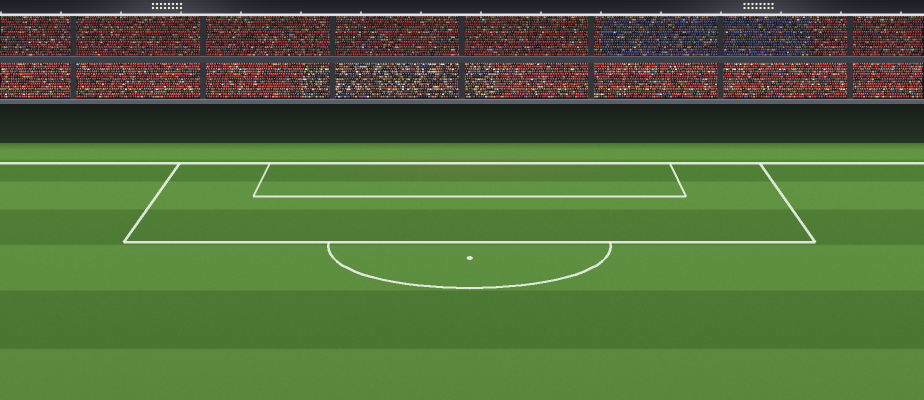
#> input picture assets/stadium/backdrop.png, 1848 x 800 px (shown at 1/2 size)
$ python preview_mock.py
#> lines starting #> are read from the running program, lines starting #| are printed output that depends on the picture
"""Compositor mock of the in-match frame using the NEW stadium layers.

Replicates index.html's draw order and coordinates exactly (L0 backdrop ->
L1 hoardings -> L2 procedural goal -> keeper/defenders/ball/striker) so layer
alignment can be validated without a browser. NOT a screenshot — the goal mesh
here is a PIL port of drawGoal() with the same constants.

Run:  python3 artgen/preview_mock.py   -> /tmp/mock_match.png, /tmp/mock_overlay.png
"""
import os, json
from PIL import Image, ImageDraw

ROOT = os.path.join(os.path.dirname(os.path.abspath(__file__)), "..")
S = 2
VW, SH, OX = 924, 520, 187
LPOST, RPOST, BARH, GOAL_Y = 135, 430, 105, 163

img = Image.new("RGB", (VW * S, SH * S), (4, 6, 10))
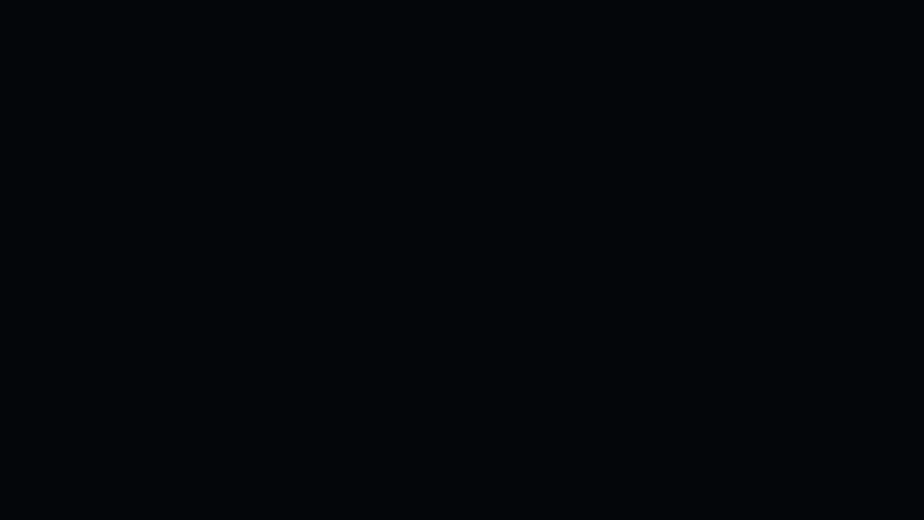
#> img: PIL image 1848x1040 RGB (shown at 1/2 size); mean R, G, B 4, 6, 10
d = ImageDraw.Draw(img, "RGBA")
fx = lambda x: (x + OX) * S
fy = lambda y: y * S

# L0 backdrop
bd = Image.open(os.path.join(ROOT, "assets/stadium/backdrop.png")).resize((VW * S, 400 * S))
#> bd is the input picture: PIL image 1848x800 RGB; mean R, G, B 82.4, 107.7, 60.2
img.paste(bd, (0, 0))
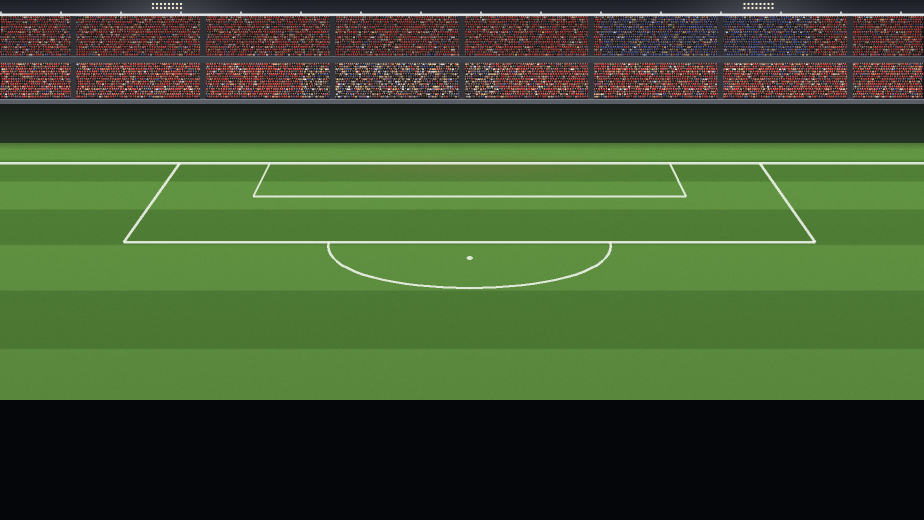
#> img: PIL image 1848x1040 RGB (shown at 1/2 size); mean R, G, B 64.3, 84.3, 48.6

# L1 hoardings — same board order the game would pick (just take them in manifest order here)
#> (the run stopped early here; a loop or call above may not have finished)
